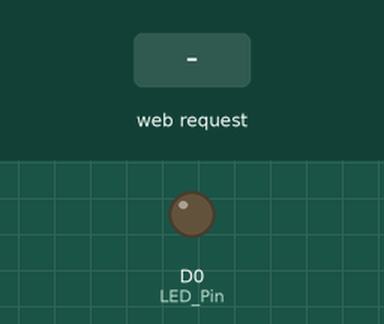
This sketch was run on a simulated ESP8266 (NodeMCU). On the bench: output pins drawn as LEDs (lit = HIGH). Inputs (shaded band) come from the test bench. WiFi joins after 1.5 s; servers stay silent unless stated; what the sketch prints to the serial monitor is not drawn.

Above: at 3.2 s.
3.3 s: HTTP request GET /LEDON received
At 4.5 s:
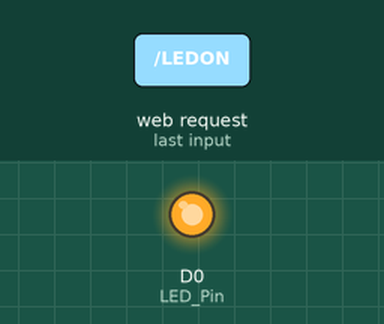
4.8 s: HTTP request GET /LEDOFF received
At 5.6 s:
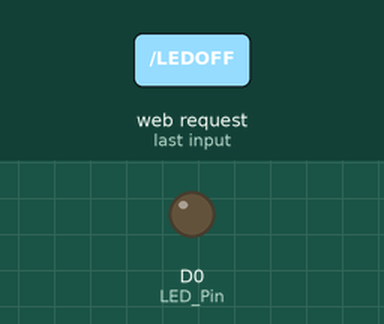
Timing chart, 0 to 7.8 s (numbered marks = the images above; inputs shaded):
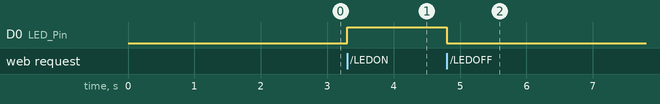

The sketch:

Test8266_LED.ino
```cpp
/*在同一wifi环境下，通过web对esp8266开发板的GPIO 0对应的led灯进行控制 */
/*代码参考：http://www.martyncurrey.com/esp8266-and-the-arduino-ide-part-3-control-an-led-from-a-web-page-using-station-mode-st/ */

#include <ESP8266WiFi.h>

// change these values to match your network
char ssid[] = "**********";       //  your network SSID (name)
char pass[] = "**********";    // your network password

WiFiServer server(80);

String header = "HTTP/1.1 200 OK\r\nContent-Type: text/html\r\n\r\n";
String html_1 = "<!DOCTYPE html><html><head><meta name='viewport' content='width=device-width, initial-scale=1.0'/><meta charset='utf-8'><style>body {font-size:140%;} #main {display: table; margin: auto;  padding: 0 10px 0 10px; } h2,{text-align:center; } .button { padding:10px 10px 10px 10px; width:100%;  background-color: #4CAF50; font-size: 120%;}</style><title>LED Control</title></head><body><div id='main'><h2>LED Control</h2>";
String html_2 = "";
String html_4 = "</div></body></html>";

String request = "";
int LED_Pin = D0;

void setup()
{
  pinMode(LED_Pin, OUTPUT);

  Serial.begin(115200);
  delay(500);
  Serial.println(F("Serial started at 9600"));
  Serial.println();

  // We start by connecting to a WiFi network
  Serial.print(F("Connecting to "));  Serial.println(ssid);
  WiFi.begin(ssid, pass);

  while (WiFi.status() != WL_CONNECTED)
  {
    Serial.print(".");    delay(500);
  }
  Serial.println("");
  Serial.println(F("[CONNECTED]"));
  Serial.print("[IP ");
  Serial.print(WiFi.localIP());
  Serial.println("]");

  // start a server
  server.begin();
  Serial.println("Server started");

} // void setup()


void loop()
{

  // Check if a client has connected
  WiFiClient client = server.available();
  if (!client)  {
    return;
  }

  // Read the first line of the request
  request = client.readStringUntil('\r');

  if       ( request.indexOf("LEDON") > 0 )  {
    digitalWrite(LED_Pin, HIGH);
  }
  else if  ( request.indexOf("LEDOFF") > 0 ) {
    digitalWrite(LED_Pin, LOW);
  }


  // Get the LED pin status and create the LED status message
  if (digitalRead(LED_Pin) == HIGH)
  {
    // the LED is off so the button needs to say turn it off
    html_2 = "<form id='F1' action='LEDOFF'><input class='button' type='submit' value='Turn on the LED' ></form><br>";
  }
  else
  {
    // the LED is on so the button needs to say turn it on
    html_2 = "<form id='F1' action='LEDON'><input class='button' type='submit' value='Turn off the LED' ></form><br>";
  }


  client.flush();

  client.print( header );
  client.print( html_1 );
  client.print( html_2 );
  client.print( html_4);

  delay(5);
  // The client will actually be disconnected when the function returns and 'client' object is detroyed

} // void loop()
```

Measured:
- after the input at 3.3 s, D0 (LED_Pin): LOW → HIGH at once
- after the input at 4.8 s, D0 (LED_Pin): HIGH → LOW at once
